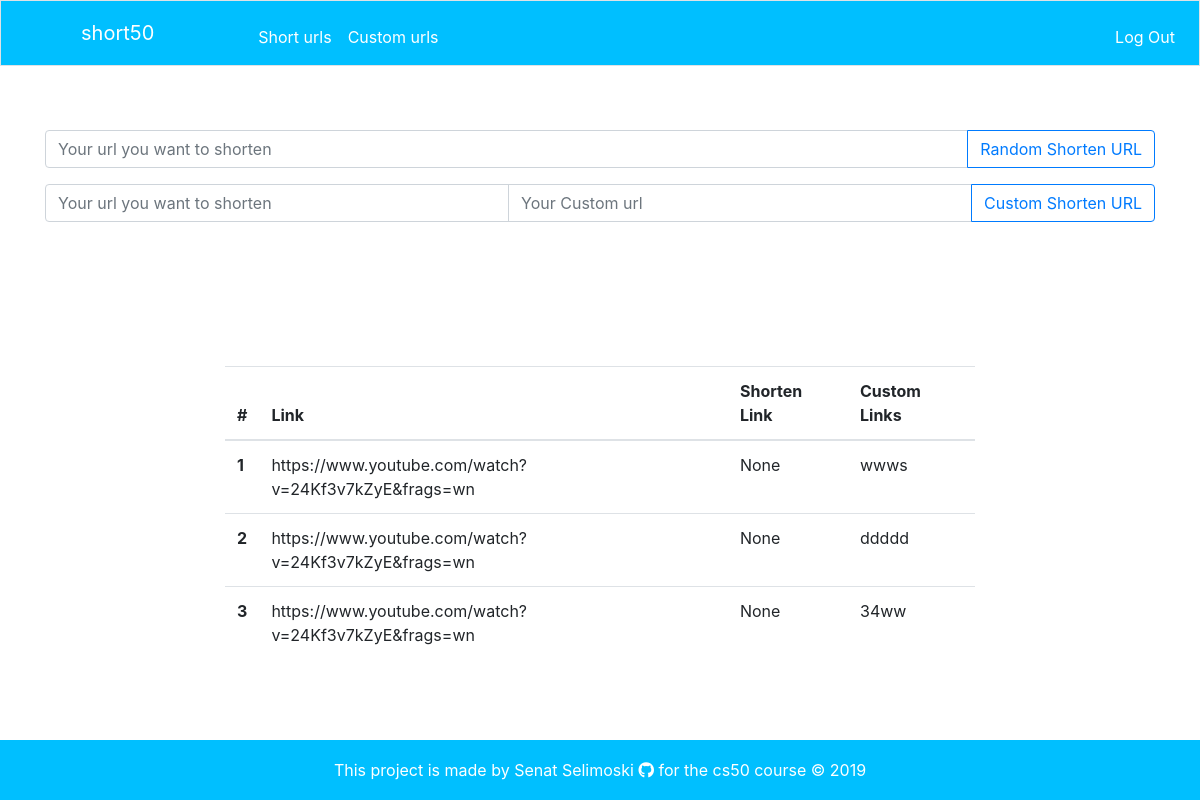
Page /home (signed in) on the committed database.
### models.py (models this page shows, shortened)
class ShortUrl(db.Model):
    __tablename__ = 'shortenurls'
    id = db.Column(db.Integer, primary_key=True)
    user = db.Column(db.String, db.ForeignKey('users.username'), nullable=False)
    link = db.Column(db.String, nullable=False)
    short_code = db.Column(db.String, unique=True)
    custom_code = db.Column(db.String, unique=True)

### app.py (the view)
@app.route("/home")
@login_required
def home():
    try:
        user = User.query.filter_by(username=session['username']).first()
        codes = user.links
    except HTTPException as e:
        return e
    return render_template('home.html', user=user,codes=codes)

### helpers.py (called while the page is built)
def login_required(f):
    @wraps(f)
    def decorated_function(*args, **kwargs):
        user = User.query.filter_by(username=session['username']).first()
        if user.is_authenticated == False:
            return redirect("/login")
        return f(*args, **kwargs)
    return decorated_function

### templates/home.html (shortened to what this page needs)
{% extends "base.html" %}
{% block body%}
<div class="container" id="links-inputs">
    <div class="row">
        <div class="col">
            <form  action="{{url_for('random_shorten')}}"method="post" >
            <div class="input-group mb-3">
              <input type="text" name="url" class="form-control" placeholder="Your url you want to shorten" aria-label="Recipient's username" aria-describedby="basic-addon2">
              <div class="input-group-append">
                <button class="btn btn-outline-primary" type="submit">Random Shorten URL</button>
              </div>
            </div>
            </form>
        </div>
        </div>
        <div class="row">
        <div class="col">
        <form action="{{url_for('custom_shorten')}}"method="post" >
        <div class="input-group mb-3">
          <input type="text" name="url" class="form-control" placeholder="Your url you want to shorten" aria-label="Recipient's username" aria-describedby="basic-addon2">
          <input type="text" name="custom_url"class="form-control" placeholder="Your Custom url">
          <div class="input-group-append">
            <button class="btn btn-outline-primary" type="submit">Custom Shorten URL</button>
          </div>
        </div>
        </form>
        </div>
        </div>
    </div>
</div>
<div class="container-fluid">
<div class="row">
    <div class="col-md-8 offset-2">
    {% if codes %}
    <table class="table table-hover">
        <thead>
        <tr>
          <th scope="col">#</th>
          <th scope="col">Link</th>
          <th scope="col">Shorten Link</th>
          <th scope="col">Custom Links</th>
        </tr>
        </thead>
        <tbody>
        {% for code in codes %}
        <tr>
          <th scope="row">{{code.id}}</th>
          <td>{{code.link}}</td>
          <td>{{code.short_code}}</td>
          <td>{{code.custom_code}}</td>
        </tr>
        {% endfor %}
        </tbody>
    </table>
    {% endif %}
</div>
</div>
</div>
{% endblock %}

### templates/base.html (shortened to what this page needs)
<!doctype html>
<html lang="en">
  <head>
    <link rel="stylesheet" href="https://use.fontawesome.com/releases/v5.8.2/css/all.css">
    <link rel="stylesheet" href="https://stackpath.bootstrapcdn.com/bootstrap/4.4.1/css/bootstrap.min.css">
    <link rel="stylesheet" href="static/main.css" >
  </head>
  <body>
    <nav class="navbar navbar-expand-md navbar-light bg-light border">
        <a class="navbar-brand" href="{{url_for('home')}}"><span>short50</span></a>
        <div class="collapse navbar-collapse" id="navbar">
            {% if session.username %}
                <ul class="navbar-nav mr-auto mt-2">
                    <li class="nav-item"><a class="nav-link" href="/quote">Short urls</a></li>
                    <li class="nav-item"><a class="nav-link" href="/buy">Custom urls</a></li>
                </ul>
                <ul class="navbar-nav ml-auto mt-2">
                    <li class="nav-item"><a class="nav-link" href="{{url_for('logout')}}">Log Out</a></li>
                </ul>
            {% else %}
                <ul class="navbar-nav ml-auto mt-2">
                    <li class="nav-item"><a class="nav-link" style="color:#fff!important" href="{{url_for('register')}}">Sign up</a></li>
                    <li class="nav-item"><a class="nav-link" style="color:#fff!important" href="{{url_for('login')}}">Login</a></li>
                </ul>
            {% endif %}
        </div>
    </nav>
    <div class="container-fluid">
        <div class="row">
            {% block body%}
            {% endblock %}
        </div>
    <footer class="footer">
        <div class="footer-container">
            <span class="text-muted">This project is made by Senat Selimoski <a href="https://github.com/senkaPro" target="_blank"><i class="fab fa-github"></i></a> for the cs50 course &copy; 2019</span>
        </div>
    </footer>
  </body>
</html>

### static/main.css (style rules this page uses)
.bg-light { background-color: deepskyblue!important; }
.navbar-light .navbar-nav .nav-link { color: #fff; }
.navbar-light .navbar-brand { color: #fff; }
.navbar-brand { padding-left: 4rem; }
html { position: relative; min-height: 100%; }
body { margin-bottom: 60px; }
.footer { position: absolute; bottom: 0; width: 100%; height: 60px; line-height: 60px; background-color: deepskyblue; }
.footer-container { width: auto; padding: 0 10px; text-align: center; }
.text-muted { color: #fff !important; }
.text-muted a { color: #fff !important; font-weight: bold; }
.navbar-nav { margin-left:5rem; }
#links-inputs { margin-top:4rem; }
.table { margin-top:8rem; }

### rows in the picture
ShortUrl: id "1", link "https://www.youtube.com/watch?v=24Kf3v7kZyE&frags=wn", short_code "None", custom_code "wwws"
ShortUrl: id "2", link "https://www.youtube.com/watch?v=24Kf3v7kZyE&frags=wn", short_code "None", custom_code "ddddd"
ShortUrl: id "3", link "https://www.youtube.com/watch?v=24Kf3v7kZyE&frags=wn", short_code "None", custom_code "34ww"
